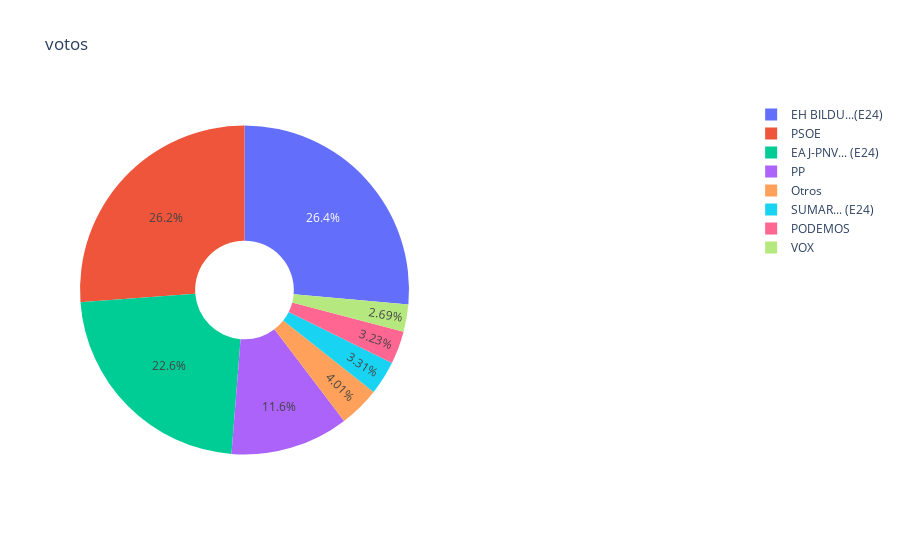

The cell this chart's notebook holds for it:
### Code cell
fig = {
  "data": [
    {
      "values": df_final["suma"],
      "labels": df_final.index,
      "domain": {"x": [0, .5]},
      "name": "Number Of Students Rates",
      "hoverinfo":"label+percent+name",
      "hole": 0.3,
      "type": "pie"
    },],
  "layout": {
        "title":"votos",
        "annotations": [
            { "font": { "size": 20},
              "showarrow": False,
              "text": "",
                "x": 0.13,
                "y": 1.1
            },
        ]
    }
}
iplot(fig)

### Figure 1 — Plotly figure (JSON) as saved in the notebook; plotly's stock layout.template omitted (floating-point values rounded to 4 significant figures)
{"data": [{"domain": {"x": [0, 0.5]}, "hole": 0.3, "hoverinfo": "label+percent+name", "labels": ["EH BILDU...(E24)", "PSOE", "EAJ-PNV... (E24)", "PP", "SUMAR... (E24)", "PODEMOS", "VOX", "Otros"], "name": "Number Of Students Rates", "type": "pie", "values": [229581, 227710, 196152, 101060, 28806, 28083, 23417, 34890]}], "layout": {"annotations": [{"font": {"size": 20}, "showarrow": false, "text": "", "x": 0.13, "y": 1.1}], "title": {"text": "votos"}}}
